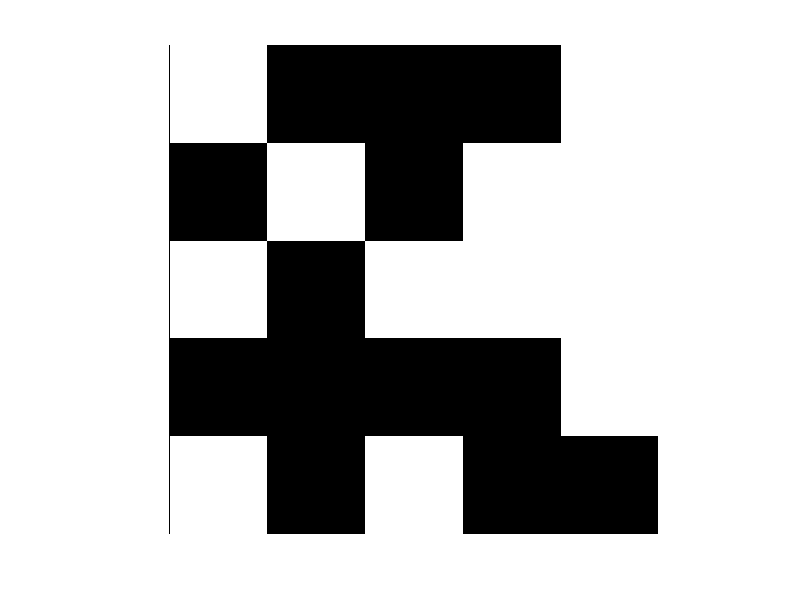

This figure's MATLAB source:
clc, clear

a = [1 0 0 0 1
    0 1 0 1 1
    1 0 1 1 1 
    0 0 0 0 1
    1 0 1 0 0]


imshow(a, "InitialMagnification","fit")